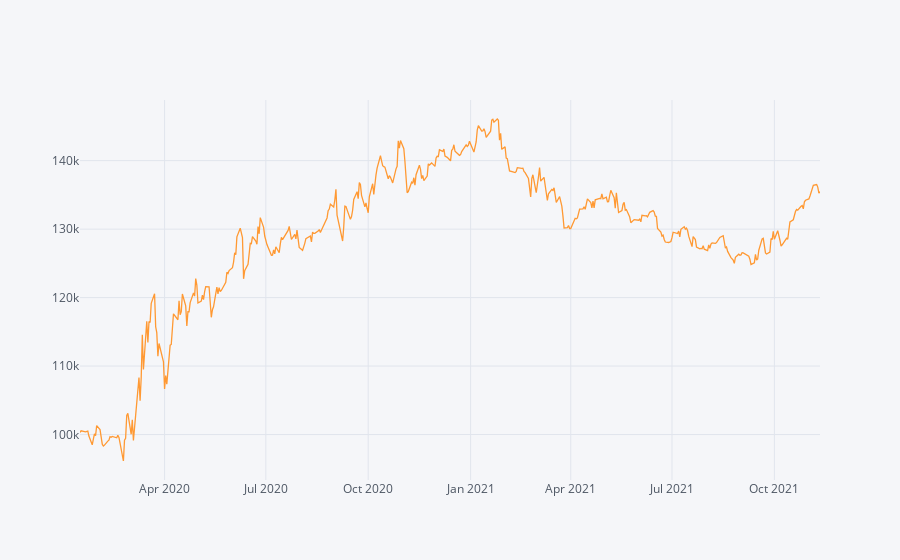

Write notebook code for a chart like this one.
### Code cell
#Todo:
r_df = results['result_df']
# Calculate the Absolute Return of our trend-following trading strategy
absolute_return_tf = (r_df.Close.iloc[-1]-r_df.Open.iloc[0])/r_df.Open.iloc[0]

# Calculate the CAGR or our trend-following trading strategy
CAGR_tf = ((r_df.Close.iloc[-1]/r_df.Open.iloc[0])**(252/len(df)))-1
#or
CAGR_tf = ((r_df['account_val'].iloc[-1]/starting_capital)**(365/(df.index[-1] - df.index[0]).days))-1


# Calculate the IR (Sharpe without RF-rate) of our trend-following trading strategy
information_ratio_tf = (r_df.Close.pct_change().mean()/r_df.Close.pct_change().std())*((252) **0.5)

#Plot the equity curve (hint: use 'account_val')
r_df.account_val.iplot()

### Figure 1 — Plotly figure (JSON) as saved in the notebook; plotly's stock layout.template omitted (floating-point values rounded to 4 significant figures; data arrays with more than 128 entries replaced by an {"elided": "..."} marker saying what was removed)
{"data": [{"line": {"color": "rgba(255, 153, 51, 1.0)", "dash": "solid", "shape": "linear", "width": 1.3}, "mode": "lines", "name": "account_val", "text": "", "type": "scatter", "x": {"elided": "461 str values"}, "y": {"elided": "461 float values"}}], "layout": {"autosize": true, "legend": {"bgcolor": "#F5F6F9", "font": {"color": "#4D5663"}}, "paper_bgcolor": "#F5F6F9", "plot_bgcolor": "#F5F6F9", "title": {"font": {"color": "#4D5663"}}, "xaxis": {"autorange": true, "gridcolor": "#E1E5ED", "range": ["2020-01-16", "2021-11-11"], "showgrid": true, "tickfont": {"color": "#4D5663"}, "title": {"font": {"color": "#4D5663"}, "text": ""}, "type": "date", "zerolinecolor": "#E1E5ED"}, "yaxis": {"autorange": true, "gridcolor": "#E1E5ED", "range": [93360.0, 148900.0], "showgrid": true, "tickfont": {"color": "#4D5663"}, "title": {"font": {"color": "#4D5663"}, "text": ""}, "type": "linear", "zerolinecolor": "#E1E5ED"}}}
